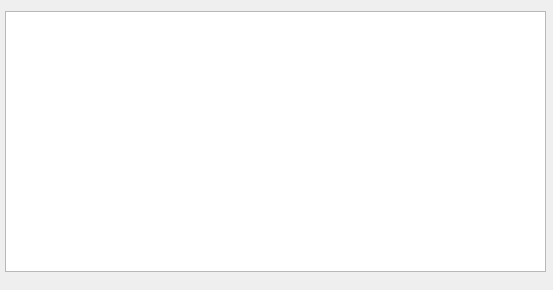
<?xml version="1.0" encoding="UTF-8"?>
<ui version="4.0">
 <class>Borrow_history</class>
 <widget class="QDialog" name="Borrow_history">
  <property name="geometry">
   <rect>
    <x>0</x>
    <y>0</y>
    <width>553</width>
    <height>290</height>
   </rect>
  </property>
  <property name="windowTitle">
   <string>Dialog</string>
  </property>
  <widget class="QTableWidget" name="tableWidget_history">
   <property name="geometry">
    <rect>
     <x>5</x>
     <y>11</y>
     <width>541</width>
     <height>261</height>
    </rect>
   </property>
   <attribute name="horizontalHeaderStretchLastSection">
    <bool>true</bool>
   </attribute>
  </widget>
 </widget>
 <resources/>
 <connections/>
</ui>
